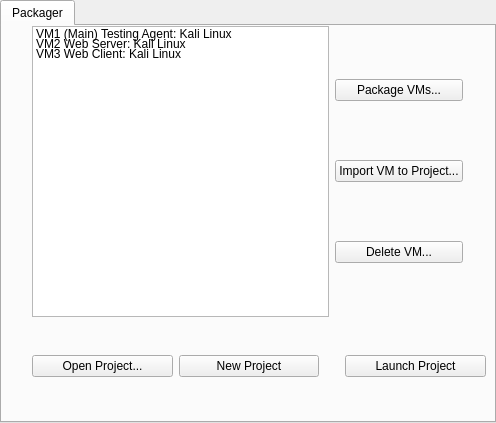
<?xml version="1.0" encoding="UTF-8"?>
<ui version="4.0">
 <class>PackagerTab</class>
 <widget class="QTabWidget" name="PackagerTab">
  <property name="geometry">
   <rect>
    <x>0</x>
    <y>0</y>
    <width>496</width>
    <height>423</height>
   </rect>
  </property>
  <property name="windowTitle">
   <string>Packager</string>
  </property>
  <property name="currentIndex">
   <number>0</number>
  </property>
  <widget class="QWidget" name="Packager">
   <attribute name="title">
    <string>Packager</string>
   </attribute>
   <widget class="QWidget" name="horizontalLayoutWidget">
    <property name="geometry">
     <rect>
      <x>0</x>
      <y>0</y>
      <width>491</width>
      <height>291</height>
     </rect>
    </property>
    <layout class="QHBoxLayout" name="horizontalLayout">
     <property name="leftMargin">
      <number>30</number>
     </property>
     <property name="rightMargin">
      <number>30</number>
     </property>
     <item>
      <widget class="QListWidget" name="VMList">
       <property name="lineWidth">
        <number>1</number>
       </property>
       <property name="midLineWidth">
        <number>0</number>
       </property>
       <property name="layoutMode">
        <enum>QListView::SinglePass</enum>
       </property>
       <property name="spacing">
        <number>4</number>
       </property>
       <property name="gridSize">
        <size>
         <width>1</width>
         <height>10</height>
        </size>
       </property>
       <property name="viewMode">
        <enum>QListView::ListMode</enum>
       </property>
       <property name="modelColumn">
        <number>0</number>
       </property>
       <property name="uniformItemSizes">
        <bool>true</bool>
       </property>
       <property name="wordWrap">
        <bool>false</bool>
       </property>
       <property name="sortingEnabled">
        <bool>false</bool>
       </property>
       <item>
        <property name="text">
         <string>VM1 (Main) Testing Agent: Kali Linux</string>
        </property>
       </item>
       <item>
        <property name="text">
         <string>VM2 Web Server: Kali Linux</string>
        </property>
       </item>
       <item>
        <property name="text">
         <string>VM3 Web Client: Kali Linux</string>
        </property>
       </item>
      </widget>
     </item>
     <item>
      <layout class="QVBoxLayout" name="verticalLayout_2">
       <item>
        <widget class="QPushButton" name="pushButton_2">
         <property name="text">
          <string>Package VMs...</string>
         </property>
        </widget>
       </item>
       <item>
        <widget class="QPushButton" name="pushButton_3">
         <property name="text">
          <string>Import VM to Project...</string>
         </property>
        </widget>
       </item>
       <item>
        <widget class="QPushButton" name="pushButton">
         <property name="text">
          <string>Delete VM...</string>
         </property>
        </widget>
       </item>
      </layout>
     </item>
    </layout>
   </widget>
   <widget class="QWidget" name="horizontalLayoutWidget_2">
    <property name="geometry">
     <rect>
      <x>0</x>
      <y>290</y>
      <width>514</width>
      <height>101</height>
     </rect>
    </property>
    <layout class="QHBoxLayout" name="horizontalLayout_2">
     <property name="leftMargin">
      <number>30</number>
     </property>
     <property name="rightMargin">
      <number>30</number>
     </property>
     <item>
      <widget class="QPushButton" name="pushButton_4">
       <property name="text">
        <string>Open Project...</string>
       </property>
      </widget>
     </item>
     <item>
      <widget class="QPushButton" name="pushButton_5">
       <property name="text">
        <string>New Project</string>
       </property>
      </widget>
     </item>
     <item>
      <spacer name="verticalSpacer">
       <property name="orientation">
        <enum>Qt::Vertical</enum>
       </property>
       <property name="sizeHint" stdset="0">
        <size>
         <width>20</width>
         <height>40</height>
        </size>
       </property>
      </spacer>
     </item>
     <item>
      <widget class="QPushButton" name="pushButton_6">
       <property name="text">
        <string>Launch Project</string>
       </property>
      </widget>
     </item>
    </layout>
   </widget>
  </widget>
 </widget>
 <resources/>
 <connections/>
</ui>
